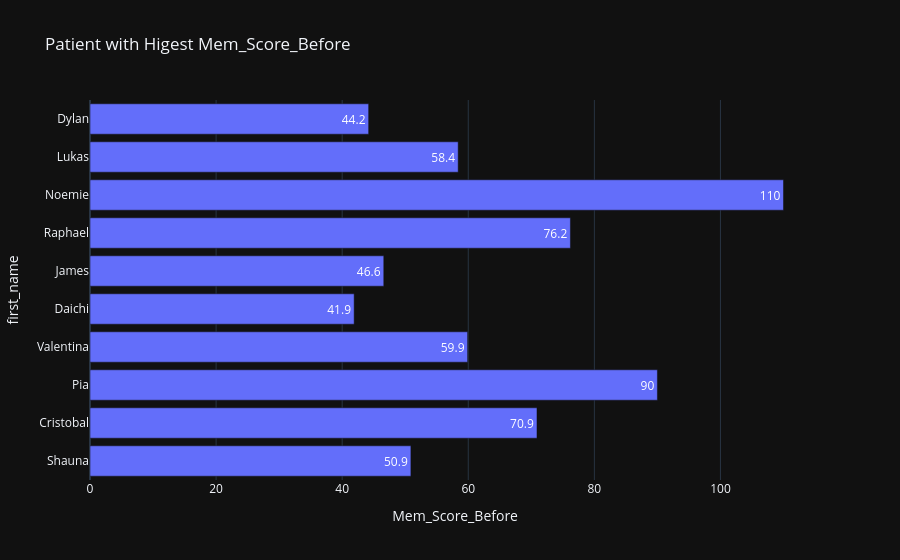

Here is the notebook cell this chart was saved with:
### Markdown cell above
The Sunburst visualization displays the distribution of individual memory scores before treatment across all participants. The chart highlights a very wide spread of baseline memory performance, indicating that participants entered the study with highly varied recall abilities rather than clustering around a single range. No single participant or subgroup noticeably dominates the distribution, suggesting that the sample is well balanced and diverse. This reinforces that later differences in memory scores are more likely related to drug effects and emotional priming rather than uneven starting memory strengths.

### Code cell
fig = px.bar(cleaned_data.sort_values('age', ascending=False)[:10][::-1], 
             x='Mem_Score_Before', y='first_name',
             title='Patient with Higest Mem_Score_Before', text='Mem_Score_Before', orientation='h')
fig.show()

### Figure 1 — Plotly figure (JSON) as saved in the notebook; plotly's stock layout.template omitted (floating-point values rounded to 4 significant figures)
{"data": [{"hovertemplate": "Mem_Score_Before=%{text}<br>first_name=%{y}<extra></extra>", "legendgroup": "", "marker": {"color": "#636efa", "pattern": {"shape": ""}}, "name": "", "orientation": "h", "showlegend": false, "text": [50.9, 70.9, 90.0, 59.9, 41.9, 46.6, 76.2, 110.0, 58.4, 44.2], "textposition": "auto", "type": "bar", "x": [50.9, 70.9, 90.0, 59.9, 41.9, 46.6, 76.2, 110.0, 58.4, 44.2], "xaxis": "x", "y": ["Shauna", "Cristobal", "Pia", "Valentina", "Daichi", "James", "Raphael", "Noemie", "Lukas", "Dylan"], "yaxis": "y"}], "layout": {"barmode": "relative", "legend": {"tracegroupgap": 0}, "title": {"text": "Patient with Higest Mem_Score_Before"}, "xaxis": {"anchor": "y", "domain": [0.0, 1.0], "title": {"text": "Mem_Score_Before"}}, "yaxis": {"anchor": "x", "domain": [0.0, 1.0], "title": {"text": "first_name"}}}}
